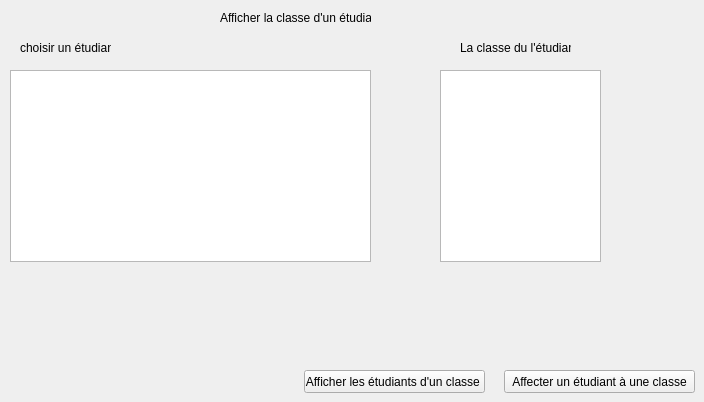
       <widget class="QWidget" name="page_8">
        <widget class="QLabel" name="label_82">
         <property name="geometry">
          <rect>
           <x>220</x>
           <y>10</y>
           <width>151</width>
           <height>16</height>
          </rect>
         </property>
         <property name="text">
          <string>Afficher la classe d'un étudiant </string>
         </property>
        </widget>
        <widget class="QLabel" name="label_83">
         <property name="geometry">
          <rect>
           <x>20</x>
           <y>40</y>
           <width>91</width>
           <height>16</height>
          </rect>
         </property>
         <property name="text">
          <string>choisir un étudiant</string>
         </property>
        </widget>
        <widget class="QLabel" name="label_84">
         <property name="geometry">
          <rect>
           <x>460</x>
           <y>40</y>
           <width>111</width>
           <height>16</height>
          </rect>
         </property>
         <property name="text">
          <string>La classe du l'étudiant</string>
         </property>
        </widget>
        <widget class="QTableView" name="TabEtudiant_2">
         <property name="geometry">
          <rect>
           <x>10</x>
           <y>70</y>
           <width>361</width>
           <height>192</height>
          </rect>
         </property>
        </widget>
        <widget class="QTableView" name="tableView_6">
         <property name="geometry">
          <rect>
           <x>440</x>
           <y>70</y>
           <width>161</width>
           <height>192</height>
          </rect>
         </property>
        </widget>
        <widget class="QPushButton" name="pushButton_26">
         <property name="geometry">
          <rect>
           <x>504</x>
           <y>370</y>
           <width>191</width>
           <height>23</height>
          </rect>
         </property>
         <property name="text">
          <string>Affecter un étudiant à une classe</string>
         </property>
        </widget>
        <widget class="QPushButton" name="pushButton_27">
         <property name="geometry">
          <rect>
           <x>304</x>
           <y>370</y>
           <width>181</width>
           <height>23</height>
          </rect>
         </property>
         <property name="text">
          <string>Afficher les étudiants d'un classe </string>
         </property>
        </widget>
       </widget>
